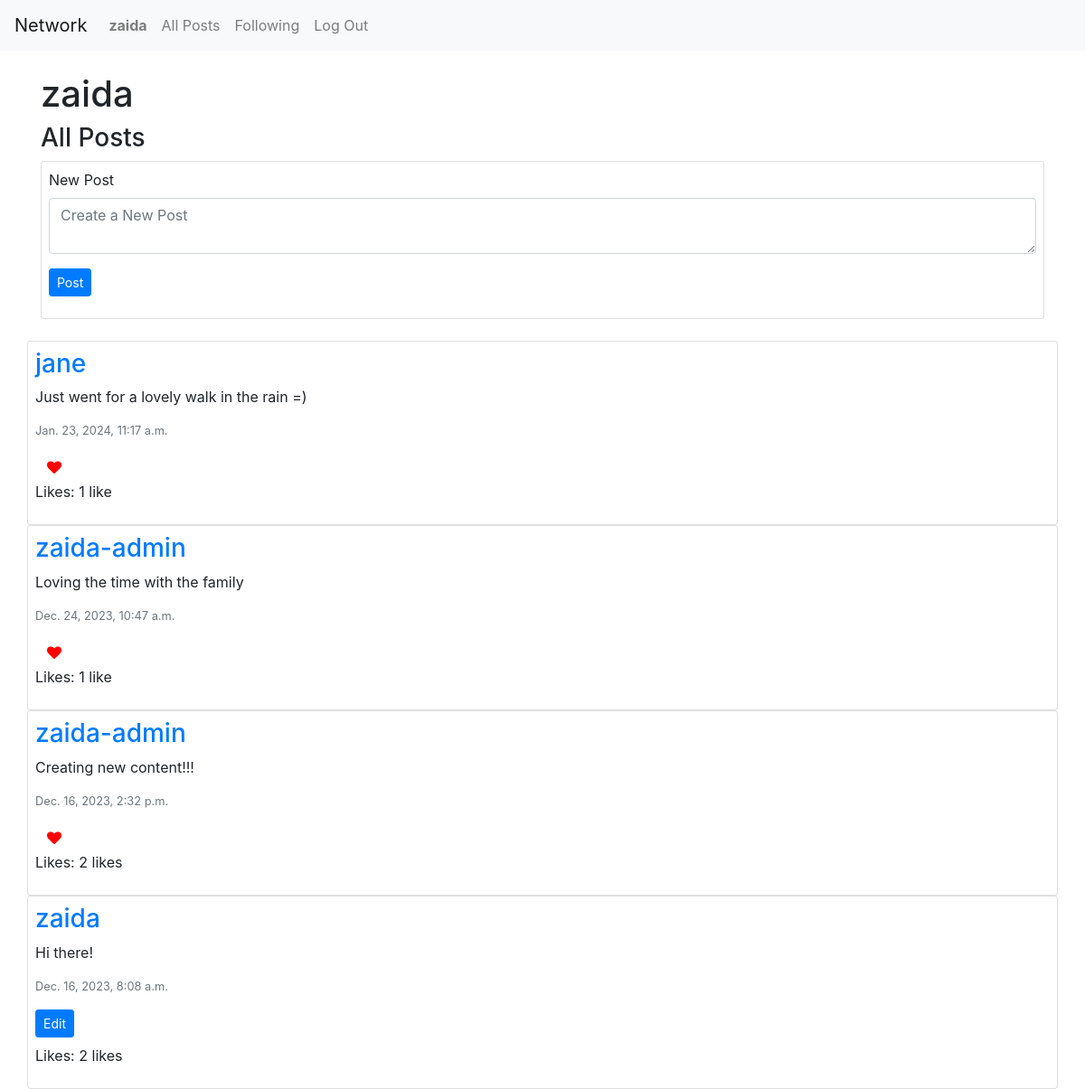
/ (signed in), run on the app's committed database.
### network/models.py (models this page shows, shortened)
class User(AbstractUser):
    followers= models.ManyToManyField("self", symmetrical=False, related_name='following', blank=True)

class Post(models.Model):
    user= models.ForeignKey("User", on_delete=models.CASCADE, related_name='posts')
    content = models.CharField(max_length=300)
    timestamp = models.DateTimeField(auto_now_add=True)
    like = models.IntegerField(default=0)

### network/views.py (the view)
# urls.py: path("", views.index, name="index"),
def index(request):
    posts = Post.objects.all().order_by('id').reverse()
    paginator = Paginator(posts, 10)
    page_number = request.GET.get('page')
    page_obj = paginator.get_page(page_number)
    allLikes = Like.objects.all()
    postsLiked = []
    try:
        for like in allLikes:
            if like.user.id == request.user.id:
                postsLiked.append(like.post.id)
    except:
        postsLiked = []
    return render(request, "network/index.html", {
        'posts': posts,
        'page_obj': page_obj,
        'postsLiked': postsLiked
    })

### network/templates/network/index.html (shortened to what this page needs)
{% extends "network/layout.html" %} {% load static %} {% block body %}
<div id="title">
  <h1 class="mt-4">{{ request.user.username }}</h1>
  <h3>All Posts</h3>
</div>
{% if user.is_authenticated %}
<div id="compose-view" class="card p-2 mb-4">
  <form id="compose-form" method="post" action="{% url 'compose' %}">
    <div class="form-group">
      <label for="compose-body">New Post</label>
      <textarea
        class="form-control"
        id="compose-body"
        name="compose-body"
        placeholder="Create a New Post"
      ></textarea>
    </div>
    <div class="form-group">
      <input type="submit" class="btn btn-primary btn-sm" value="Post" />
    </div>
  </form>
</div>
{% endif %}
<div id="posts-view">
  <div id="all-posts">
    {% for post in page_obj %}
    <div class="row post card p-2">
      <h3>
        <a href="{% url 'profile' user_id=post.user.id%}">{{post.user}}</a>
      </h3>
      <p id="content_{{ post.id }}">{{ post.content }}</p>
      <p class="text-secondary lh-1 small">{{ post.timestamp }}</p>
      {% if user.is_authenticated %} {% if user == post.user %}
      <div>
        <button
          class="btn btn-primary btn-sm"
          data-toggle="modal"
          data-target="#modal_edit_{{ post.id }}"
        >
          Edit
        </button>
      </div>
      <p class="mt-2">
        <span class="like_count">Likes: {{ post.like }} </span>
        {% if post.like == 1 %} like {% else %} likes {% endif %}
      </p>
      {% else %} {% if post.id in postsLiked %}
      <button
        id="{{ post.id }}"
        class="btn col-1 fa fa-heart text-left"
        style="color: red"
        onclick="likeHandler('{{ post.id }}', '{{ postsLiked }}', '{{likeCount}}')"
      ></button>
      <p>
        <span class="like_count">Likes: {{ post.like }} </span>
        {% if post.like == 1 %} like {% else %} likes {% endif %}
      </p>
      {% endif %} {% endif %} {% endif %}
    </div>
    {% endfor %}
  </div>
</div>
{% endblock %}

### network/templates/network/layout.html (shortened to what this page needs)
{% load static %}
<!DOCTYPE html>
<html lang="en">
  <head>
    <link
      rel="stylesheet"
      href="https://stackpath.bootstrapcdn.com/bootstrap/4.4.1/css/bootstrap.min.css"
    />
    <link href="{% static 'network/styles.css' %}" rel="stylesheet" />
    <link
      rel="stylesheet"
      href="https://cdnjs.cloudflare.com/ajax/libs/font-awesome/4.7.0/css/font-awesome.min.css"
    />
  </head>
  <body>
    <nav class="navbar navbar-expand-lg navbar-light bg-light">
      <a class="navbar-brand" href="{% url 'index' %}">Network</a>
      <div>
        <ul class="navbar-nav mr-auto">
          {% if user.is_authenticated %}
          <li class="nav-item">
            <a class="nav-link" href="{% url 'profile' user_id=user.id %}"
              ><strong>{{ user.username }}</strong></a
            >
          </li>
          {% endif %}
          <li class="nav-item">
            <a class="nav-link" href="{% url 'index' %}">All Posts</a>
          </li>
          {% if user.is_authenticated %}
          <li class="nav-item">
            <a class="nav-link" href="{% url 'following' %}">Following</a>
          </li>
          <li class="nav-item">
            <a class="nav-link" href="{% url 'logout' %}">Log Out</a>
          </li>
          {% endif %}
        </ul>
      </div>
    </nav>
    <div class="container">
      <div class="body">{% block body %} {% endblock %}</div>
    </div>
  </body>
</html>

### data on the page
User: username "zaida", user.username "zaida"
Post: user "jane", content "Just went for a lovely walk in the rain =)", timestamp "Jan. 23, 2024, 11:17 a.m.", like "1"
Post: user "zaida-admin", content "Loving the time with the family", timestamp "Dec. 24, 2023, 10:47 a.m.", like "1"
Post: user "zaida-admin", content "Creating new content!!!", timestamp "Dec. 16, 2023, 2:32 p.m.", like "2", shows "likes"
Post: user "zaida", content "Hi there!", timestamp "Dec. 16, 2023, 8:08 a.m.", like "2", shows "likes"
